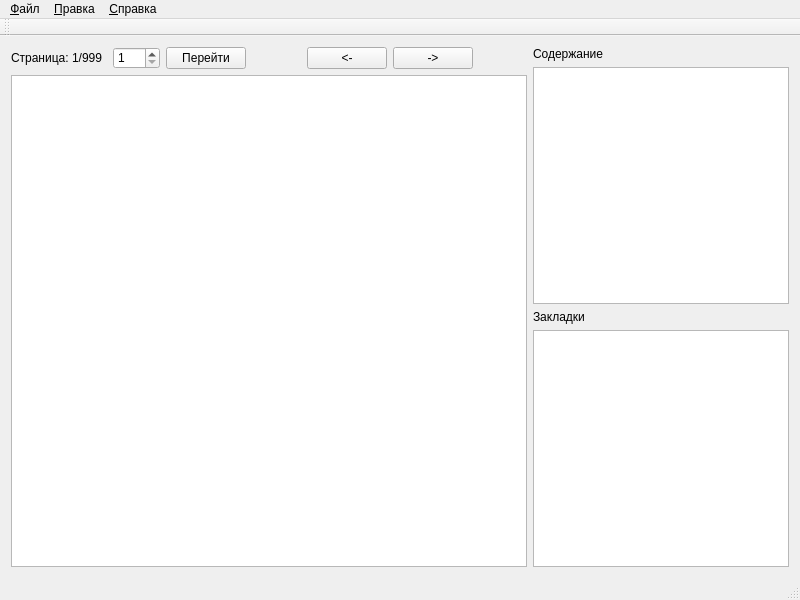
<?xml version="1.0" encoding="UTF-8"?>
<ui version="4.0">
 <class>MainWindow</class>
 <widget class="QMainWindow" name="MainWindow">
  <property name="geometry">
   <rect>
    <x>0</x>
    <y>0</y>
    <width>800</width>
    <height>600</height>
   </rect>
  </property>
  <property name="windowTitle">
   <string>MainWindow</string>
  </property>
  <widget class="QWidget" name="centralWidget">
   <layout class="QVBoxLayout" name="verticalLayout">
    <item>
     <layout class="QGridLayout" name="mainLayout">
      <item row="0" column="1" rowspan="2">
       <layout class="QVBoxLayout" name="contentLayout">
        <item>
         <widget class="QLabel" name="label_2">
          <property name="text">
           <string>Содержание</string>
          </property>
         </widget>
        </item>
        <item>
         <widget class="QListWidget" name="chapterList">
          <property name="sizePolicy">
           <sizepolicy hsizetype="Fixed" vsizetype="Expanding">
            <horstretch>0</horstretch>
            <verstretch>0</verstretch>
           </sizepolicy>
          </property>
         </widget>
        </item>
        <item>
         <widget class="QLabel" name="label">
          <property name="text">
           <string>Закладки</string>
          </property>
         </widget>
        </item>
        <item>
         <widget class="QListWidget" name="bookmarkList">
          <property name="sizePolicy">
           <sizepolicy hsizetype="Fixed" vsizetype="Expanding">
            <horstretch>0</horstretch>
            <verstretch>0</verstretch>
           </sizepolicy>
          </property>
         </widget>
        </item>
       </layout>
      </item>
      <item row="0" column="0">
       <layout class="QHBoxLayout" name="goToLayout">
        <item>
         <layout class="QHBoxLayout" name="horizontalLayout">
          <property name="sizeConstraint">
           <enum>QLayout::SetFixedSize</enum>
          </property>
          <item>
           <widget class="QLabel" name="currentPageLabel">
            <property name="sizePolicy">
             <sizepolicy hsizetype="Fixed" vsizetype="Fixed">
              <horstretch>0</horstretch>
              <verstretch>0</verstretch>
             </sizepolicy>
            </property>
            <property name="minimumSize">
             <size>
              <width>96</width>
              <height>13</height>
             </size>
            </property>
            <property name="text">
             <string>Страница: 1/999</string>
            </property>
           </widget>
          </item>
          <item>
           <widget class="QSpinBox" name="pageSpinBox">
            <property name="minimumSize">
             <size>
              <width>43</width>
              <height>20</height>
             </size>
            </property>
            <property name="minimum">
             <number>1</number>
            </property>
            <property name="maximum">
             <number>999</number>
            </property>
           </widget>
          </item>
          <item>
           <widget class="QPushButton" name="goToButton">
            <property name="sizePolicy">
             <sizepolicy hsizetype="Fixed" vsizetype="Fixed">
              <horstretch>0</horstretch>
              <verstretch>0</verstretch>
             </sizepolicy>
            </property>
            <property name="text">
             <string>Перейти</string>
            </property>
           </widget>
          </item>
         </layout>
        </item>
        <item>
         <spacer name="horizontalSpacer_2">
          <property name="orientation">
           <enum>Qt::Horizontal</enum>
          </property>
          <property name="sizeHint" stdset="0">
           <size>
            <width>40</width>
            <height>20</height>
           </size>
          </property>
         </spacer>
        </item>
        <item>
         <layout class="QHBoxLayout" name="horizontalLayout_2">
          <property name="sizeConstraint">
           <enum>QLayout::SetMinimumSize</enum>
          </property>
          <item>
           <widget class="QPushButton" name="prevButton">
            <property name="sizePolicy">
             <sizepolicy hsizetype="Minimum" vsizetype="Minimum">
              <horstretch>0</horstretch>
              <verstretch>0</verstretch>
             </sizepolicy>
            </property>
            <property name="text">
             <string>&lt;-</string>
            </property>
           </widget>
          </item>
          <item>
           <widget class="QPushButton" name="nextButton">
            <property name="sizePolicy">
             <sizepolicy hsizetype="Minimum" vsizetype="Minimum">
              <horstretch>0</horstretch>
              <verstretch>0</verstretch>
             </sizepolicy>
            </property>
            <property name="text">
             <string>-&gt;</string>
            </property>
           </widget>
          </item>
         </layout>
        </item>
        <item>
         <spacer name="horizontalSpacer">
          <property name="orientation">
           <enum>Qt::Horizontal</enum>
          </property>
          <property name="sizeHint" stdset="0">
           <size>
            <width>40</width>
            <height>20</height>
           </size>
          </property>
         </spacer>
        </item>
       </layout>
      </item>
      <item row="1" column="0">
       <widget class="QTextEdit" name="bookView">
        <property name="font">
         <font>
          <family>Times New Roman</family>
          <pointsize>16</pointsize>
         </font>
        </property>
       </widget>
      </item>
     </layout>
    </item>
   </layout>
  </widget>
  <widget class="QMenuBar" name="menuBar">
   <property name="geometry">
    <rect>
     <x>0</x>
     <y>0</y>
     <width>800</width>
     <height>21</height>
    </rect>
   </property>
   <widget class="QMenu" name="menuFile">
    <property name="title">
     <string>&amp;Файл</string>
    </property>
    <addaction name="actionNew"/>
    <addaction name="actionOpen"/>
    <addaction name="actionSave"/>
    <addaction name="actionBookInfo"/>
    <addaction name="actionCreationMode"/>
    <addaction name="actionExit"/>
   </widget>
   <widget class="QMenu" name="menuEdit">
    <property name="title">
     <string>&amp;Правка</string>
    </property>
    <addaction name="actionLoadFromFile"/>
    <addaction name="actionLoadChapters"/>
    <addaction name="actionSplit"/>
    <addaction name="actionMerge"/>
   </widget>
   <widget class="QMenu" name="menuHelp">
    <property name="title">
     <string>&amp;Справка</string>
    </property>
    <addaction name="actionHelp"/>
    <addaction name="actionAbout"/>
   </widget>
   <addaction name="menuFile"/>
   <addaction name="menuEdit"/>
   <addaction name="menuHelp"/>
  </widget>
  <widget class="QToolBar" name="mainToolBar">
   <attribute name="toolBarArea">
    <enum>TopToolBarArea</enum>
   </attribute>
   <attribute name="toolBarBreak">
    <bool>false</bool>
   </attribute>
  </widget>
  <widget class="QStatusBar" name="statusBar"/>
  <action name="actionNew">
   <property name="text">
    <string>&amp;Создать</string>
   </property>
  </action>
  <action name="actionOpen">
   <property name="text">
    <string>&amp;Открыть</string>
   </property>
  </action>
  <action name="actionExit">
   <property name="text">
    <string>&amp;Выход</string>
   </property>
  </action>
  <action name="actionLoadFromFile">
   <property name="text">
    <string>&amp;Загрузить содержимое из файла</string>
   </property>
  </action>
  <action name="actionBookInfo">
   <property name="text">
    <string>&amp;Информация о книге</string>
   </property>
  </action>
  <action name="actionCreationMode">
   <property name="text">
    <string>&amp;Режим создания</string>
   </property>
  </action>
  <action name="actionSplit">
   <property name="text">
    <string>&amp;Вставить разделитель главы</string>
   </property>
  </action>
  <action name="actionMerge">
   <property name="text">
    <string>&amp;Объединить с предыдущей главой</string>
   </property>
  </action>
  <action name="actionAbout">
   <property name="text">
    <string>&amp;О программе</string>
   </property>
  </action>
  <action name="actionHelp">
   <property name="text">
    <string>&amp;Открыть справку</string>
   </property>
  </action>
  <action name="actionSave">
   <property name="text">
    <string>&amp;Сохранить</string>
   </property>
  </action>
  <action name="actionLoadChapters">
   <property name="text">
    <string>Загрузить по &amp;главам</string>
   </property>
  </action>
 </widget>
 <layoutdefault spacing="6" margin="11"/>
 <resources/>
 <connections/>
</ui>
